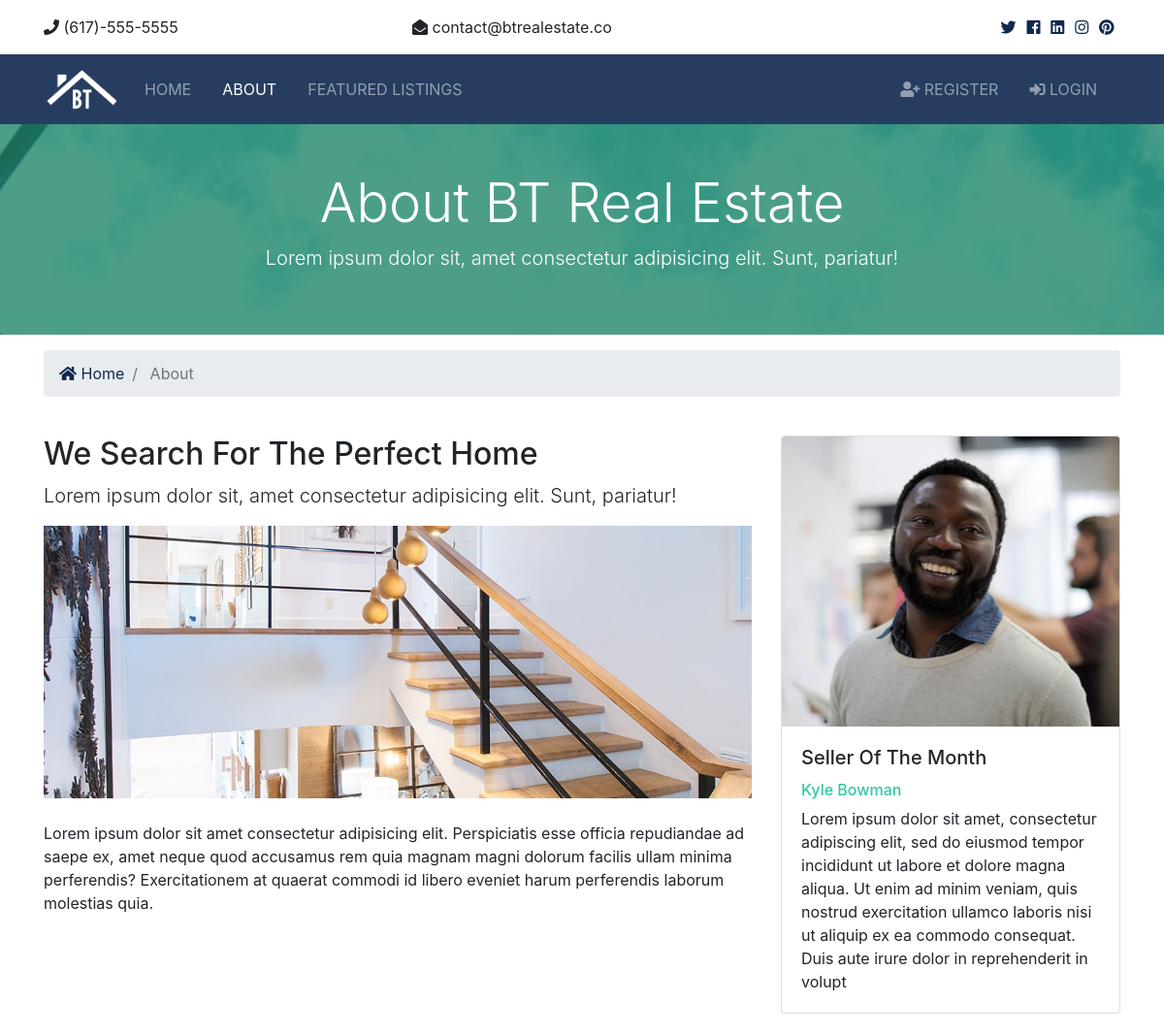
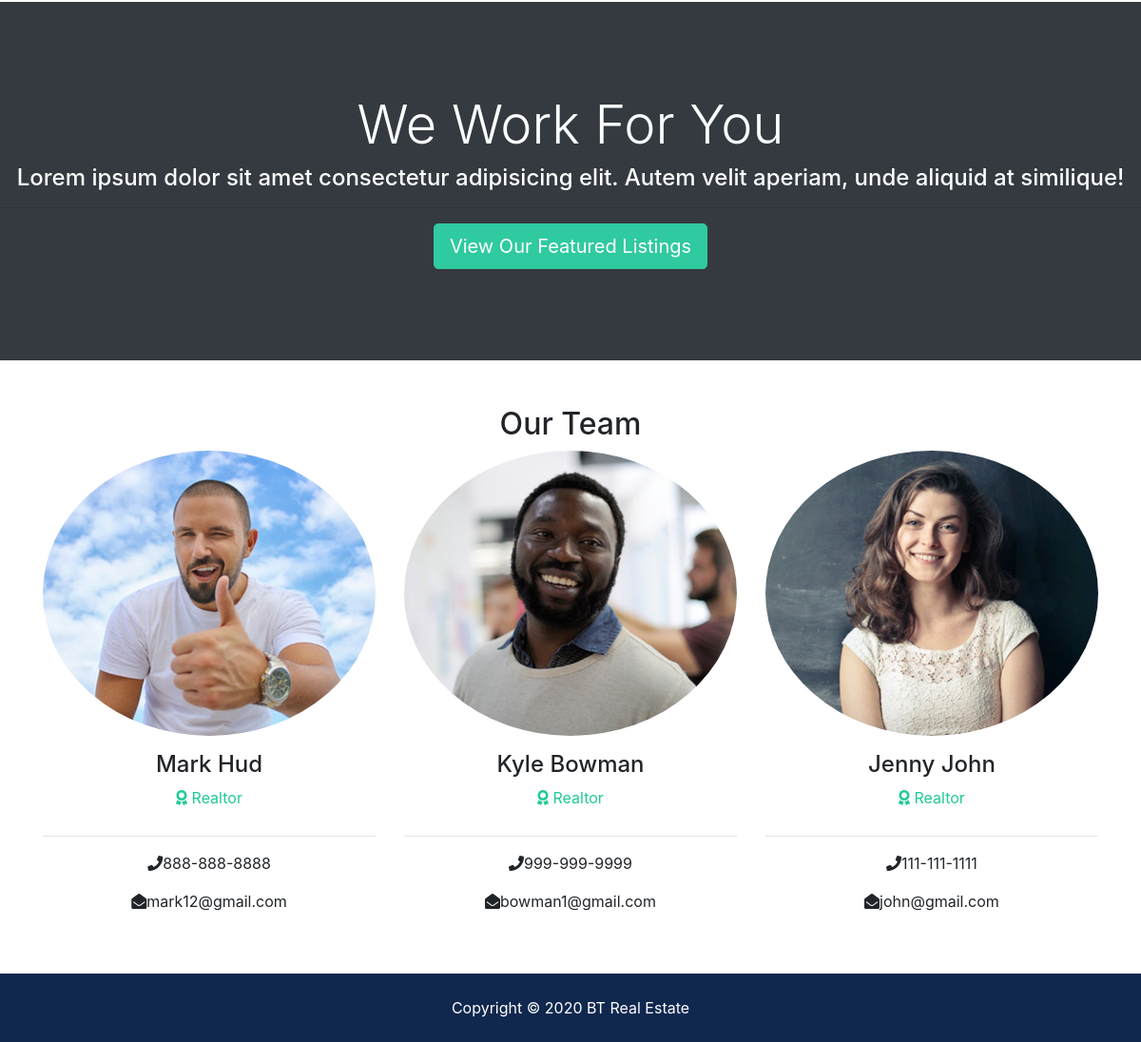
/about, run on the app's committed database (2 pictures, top to bottom).
### realtors/models.py (models this page shows, shortened)
class Realtor(models.Model):
    name = models.CharField(max_length=250)
    photo = models.ImageField(upload_to='photos/%Y/%m/%d')
    description = models.TextField(blank=True)
    phone = models.CharField(max_length=20)
    email = models.CharField(max_length=20)
    is_mvp = models.BooleanField(default=False)
    hire_date = models.DateTimeField(default=timezone.now,blank=True)

### pages/views.py (the view)
# urls.py: path('about',views.about,name='about')
def about(request):
    realtors = Realtor.objects.order_by('-hire_date')
    mvp_realtors = Realtor.objects.all().filter(is_mvp=True)
    context = {
        'realtors' : realtors,
        'mvp_realtors' : mvp_realtors
    }
    return render (request,'pages/about.html',context)

### templates/pages/about.html (shortened to what this page needs)
{% extends 'base.html' %}
{% load static %}
{% block content %}
<section id="showcase-inner" class="py-5 text-white">
  <div class="container">
    <div class="row text-center">
      <div class="col-md-12">
        <h1 class="display-4">About BT Real Estate</h1>
        <p class="lead">Lorem ipsum dolor sit, amet consectetur adipisicing elit. Sunt, pariatur!</p>
      </div>
    </div>
  </div>
</section>
<section id="bc" class="mt-3">
  <div class="container">
    <nav aria-label="breadcrumb">
      <ol class="breadcrumb">
        <li class="breadcrumb-item">
          <a href="{% url 'index' %}">
            <i class="fas fa-home"></i> Home</a>
        </li>
        <li class="breadcrumb-item active"> About</li>
      </ol>
    </nav>
  </div>
</section>
<section id="about" class="py-4">
  <div class="container">
    <div class="row">
      <div class="col-md-8">
        <h2>We Search For The Perfect Home</h2>
        <p class="lead">Lorem ipsum dolor sit, amet consectetur adipisicing elit. Sunt, pariatur!</p>
        <img src="{% static 'img/about.jpg' %}" alt="">
        <p class="mt-4">Lorem ipsum dolor sit amet consectetur adipisicing elit. Perspiciatis esse officia repudiandae ad saepe ex, amet
          neque quod accusamus rem quia magnam magni dolorum facilis ullam minima perferendis? Exercitationem at quaerat
          commodi id libero eveniet harum perferendis laborum molestias quia.</p>
      </div>
      <div class="col-md-4">
        {% if mvp_realtors %}
          {% for y in mvp_realtors %}
          <div class="card">
            <img class="card-img-top" src="{{y.photo.url}}" alt="Seller of the month">
            <div class="card-body">
              <h5 class="card-title">Seller Of The Month</h5>
              <h6 class="text-secondary">{{y.name}}</h6>
              <p class="card-text">{{y.description}}
              </p>
            </div>
          </div>
          {% endfor %}
        {% endif %}
      </div>
    </div>
  </div>
</section>
<section id="work" class="bg-dark text-white text-center">
  <h2 class="display-4">We Work For You</h2>
  <h4>Lorem ipsum dolor sit amet consectetur adipisicing elit. Autem velit aperiam, unde aliquid at similique!</h4>
  <hr>
  <a href="listings.html" class="btn btn-secondary text-white btn-lg">View Our Featured Listings</a>
</section>
<section id="team" class="py-5">
  <div class="container">
    <h2 class="text-center">Our Team</h2>
    <div class="row text-center">
      {% if realtors %}
      {% for x in realtors %}
      <div class="col-md-4">
        <img src="{{x.photo.url}}" alt="" class="rounded-circle mb-3">
        <h4>{{x.name}}</h4>
        <p class="text-success">
          <i class="fas fa-award text-success mb-3"></i> Realtor</p>
        <hr>
        <p>
          <i class="fas fa-phone"></i>{{x.phone}}</p>
        <p>
          <i class="fas fa-envelope-open"></i>{{x.email}}</p>
      </div>
      {% endfor %}
      {% else %}
        <div class="col-md-12">
          <p class='display-3'>No Realtors Available</p>
        </div>
      {% endif %}
    </div>
  </div>
</section>
{% endblock %}

### btre/static/css/all.css (style rules this page uses)
.fa, .fas, .far, .fal, .fab { -moz-osx-font-smoothing: grayscale; -webkit-font-smoothing: antialiased; display: inline-block; font-style: normal; font-variant: normal; text-rendering: auto; line-height: 1; }
.fa-award:before { content: "\f559"; }
.fa-envelope-open:before { content: "\f2b6"; }
.fa-home:before { content: "\f015"; }
.fa-phone:before { content: "\f095"; }
.fa, .fas { font-family: 'Font Awesome 5 Free'; font-weight: 900; }

### btre/static/css/style.css (style rules this page uses)
.btn-secondary { color: #fff !important; }
img { width: 100%; }
#showcase-inner { background: url('../img/building.jpg'); background-repeat: no-repeat; background-position: top; text-align: center; background-attachment: fixed; background-size: cover; position: relative; overflow: hidden; min-height: 200px; }
#showcase-inner::before { content: ''; position: absolute; top: 0; left: 0; min-height: 100%; width: 100%; background: rgba(32, 134, 107, 0.8); }
#work { padding: 6rem 0; }

### data on the page
Realtor: photo (picture), name "Kyle Bowman", description "Lorem ipsum dolor sit amet, consectetur adipiscing elit, sed do eiusmod tempor incididunt ut labore et dolore magna aliqua. Ut enim ad minim veniam, quis nostrud exercitation ullamco laboris nisi ut aliquip ex ea commodo consequat. Duis aute irure dolor in reprehenderit in volupt", phone "999-999-9999", email "bowman1@gmail.com"
Realtor: photo (picture), name "Mark Hud", phone "888-888-8888", email "mark12@gmail.com"
Realtor: photo (picture), name "Jenny John", phone "111-111-1111", email "john@gmail.com"
